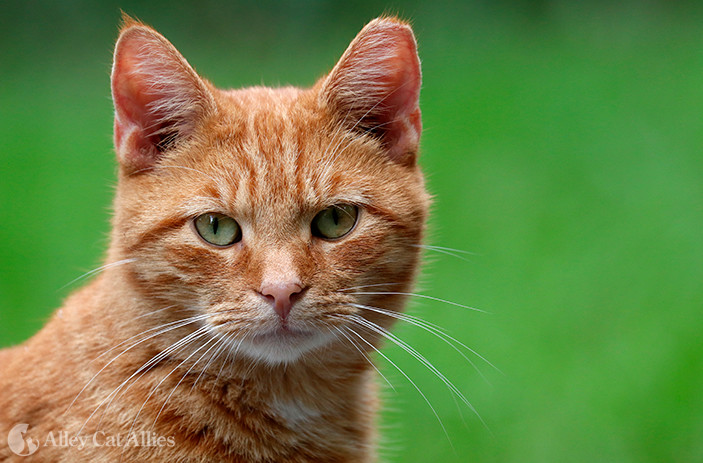
#> input picture image1.jpg, 703 x 463 px
$ python main.py
#> lines starting #> are read from the running program, lines starting #| are printed output that depends on the picture
### image_utils.py
import cv2
import numpy as np

def load_images():
    """Load images or create sample images if not available"""
    # You can replace these paths with your actual image paths
    image_paths = ['image1.jpg', 'image2.jpg', 'image3.jpg']
    images = []

    # Try to load images, if not available, use sample images
    for i, path in enumerate(image_paths):
        try:
            img = cv2.imread(path)
            if img is None:
                raise FileNotFoundError
            img = cv2.cvtColor(img, cv2.COLOR_BGR2RGB)
        except (FileNotFoundError, Exception):
            # Create sample images if files not found
            print(f"Image {path} not found, creating sample image")
            img = create_sample_image(i)

        # Resize for consistency
        img = cv2.resize(img, (512, 512))
        images.append(img)

    return images

# [27 lines left out: function create_sample_image, not called in this run]

### noise_generators.py
import cv2
import numpy as np
from skimage.util import random_noise

def add_compression_noise(image):
    """Add JPEG compression noise to the image"""
    # Define the compression quality (lower = more compression)
    compression_quality = 5

    # Encode and then decode the image with JPEG compression
    encode_param = [int(cv2.IMWRITE_JPEG_QUALITY), compression_quality]
    _, encimg = cv2.imencode('.jpg', image, encode_param)
    compressed_img = cv2.imdecode(encimg, 1)

    # Convert back to RGB if needed
    if len(image.shape) == 3 and image.shape[2] == 3:
        compressed_img = cv2.cvtColor(compressed_img, cv2.COLOR_BGR2RGB)

    return compressed_img

def add_impulse_noise(image):
    """Add impulse noise to the image"""
    # Define the probability of noise (higher = more noise)
    prob = 0.05

    # Create a copy of the image
    noisy_image = image.copy()

    # Generate random positions
    height, width = image.shape[:2]
    num_pixels = int(height * width * prob)

    # Add random bright and dark pixels
    for _ in range(num_pixels):
        # Random position
        x = np.random.randint(0, width)
        y = np.random.randint(0, height)

        # Set value - either black (0) or white (255)
        noise_val = 255 if np.random.random() < 0.5 else 0

        # Apply noise
        if len(image.shape) == 3:  # Color image
            noisy_image[y, x, :] = noise_val
        else:  # Grayscale image
            noisy_image[y, x] = noise_val

    return noisy_image

def add_salt_and_pepper_noise(image):
    """Add salt and pepper noise to the image"""
    # Use skimage's random_noise function to add salt and pepper noise
    noisy_image = random_noise(image, mode='s&p', amount=0.05)
    return (noisy_image * 255).astype(np.uint8)

def apply_noise_based_on_id(images):
    """Apply noise to images based on student ID"""
    # Noise 1: Compression (JPEG)
    # Noise 2: Salt and pepper
    # Noise 3: Impulse

    noisy_images = []
    for i, img in enumerate(images):
        if i == 0:
            noisy_images.append(add_compression_noise(img))
        elif i == 1:
            noisy_images.append(add_salt_and_pepper_noise(img))
        elif i == 2:
            noisy_images.append(add_impulse_noise(img))

    return noisy_images

### visualization.py
import matplotlib.pyplot as plt
import numpy as np

def display_images(original_images, noisy_images, title_prefix=""):
    """Display original and noisy images side by side"""
    fig, axes = plt.subplots(len(original_images), 2, figsize=(12, 6 * len(original_images)))

    # Update noise types order to match the noise application
    noise_types = ["Compression (JPEG)", "Salt and pepper", "Impulse"]

    for i in range(len(original_images)):
        if len(original_images) == 1:
            ax1, ax2 = axes
        else:
            ax1, ax2 = axes[i]

        ax1.imshow(original_images[i])
        ax1.set_title(f"Original Image {i+1}")
        ax1.axis('off')

        ax2.imshow(noisy_images[i])
        ax2.set_title(f"Noisy Image {i+1} ({noise_types[i]})")
        ax2.axis('off')

    plt.tight_layout()
    plt.savefig(f'results/{title_prefix}original_vs_noisy.png')
    plt.show()

def display_filter_results(noisy_images, filter_function, window_sizes, sigmas=None, filter_name=""):
    """Display results of filtering with different parameters"""
    # Update noise types order to match the noise application
    noise_types = ["Compression (JPEG)", "Salt and pepper", "Impulse"]

    # For Mean and Median filters
    if sigmas is None:
        for i, img in enumerate(noisy_images):
            fig, axes = plt.subplots(1, len(window_sizes) + 1, figsize=(15, 5))

            axes[0].imshow(img)
            axes[0].set_title(f"Noisy Image ({noise_types[i]})")
            axes[0].axis('off')

            for j, size in enumerate(window_sizes):
                if filter_name == "median":
                    # Ensure odd size for median
                    if size % 2 == 0:
                        size += 1

                filtered_img = filter_function(img, size)
                axes[j+1].imshow(filtered_img)
                axes[j+1].set_title(f"{filter_name.capitalize()} Filter ({size}x{size})")
                axes[j+1].axis('off')

            plt.tight_layout()
            plt.savefig(f'results/{filter_name}_filter_image{i+1}.png')
            plt.show()

    # For Gaussian filter with multiple sigma values
    else:
        for i, img in enumerate(noisy_images):
            fig, axes = plt.subplots(len(sigmas), len(window_sizes) + 1, figsize=(15, 5 * len(sigmas)))

            for s in range(len(sigmas)):
                axes[s, 0].imshow(img)
                axes[s, 0].set_title(f"Noisy Image ({noise_types[i]})")
                axes[s, 0].axis('off')

                for w in range(len(window_sizes)):
                    sigma = sigmas[s]
                    window_size = window_sizes[w]

                    # Ensure window size is odd for Gaussian blur
                    if window_size % 2 == 0:
                        window_size += 1

                    filtered_img = filter_function(img, window_size, sigma)
                    axes[s, w+1].imshow(filtered_img)
                    axes[s, w+1].set_title(f"Gaussian (size={window_size}, σ={sigma})")
                    axes[s, w+1].axis('off')

            plt.tight_layout()
            plt.savefig(f'results/gaussian_filter_image{i+1}.png')
            plt.show()

def create_comparison_visualizations(original_images, noisy_images, best_filters):
    """Create visual comparison of best filters for each noise type"""
    # Update noise types order to match the noise application
    noise_types = ["Compression (JPEG)", "Salt and pepper", "Impulse"]

    from filters import apply_mean_filter, apply_median_filter, apply_gaussian_filter
    from evaluation import calculate_psnr

    for i, (orig_img, noisy_img) in enumerate(zip(original_images, noisy_images)):
        fig, axes = plt.subplots(1, 4, figsize=(20, 5))

        # Original image
        axes[0].imshow(orig_img)
        axes[0].set_title("Original Image")
        axes[0].axis('off')

        # Noisy image
        axes[1].imshow(noisy_img)
        axes[1].set_title(f"Noisy Image\n({noise_types[i]})")
        axes[1].axis('off')

        # Mean filter (3x3)
        mean_filtered = apply_mean_filter(noisy_img, 3)
        axes[2].imshow(mean_filtered)
        axes[2].set_title(f"Mean Filter (3x3)\nPSNR: {calculate_psnr(orig_img, mean_filtered):.2f}")
        axes[2].axis('off')

        # Best filter for this noise type
        best_filter = best_filters[i]
        if best_filter["type"] == "Mean":
            size = best_filter["params"]["window_size"]
            best_filtered = apply_mean_filter(noisy_img, size)
            title = f"Mean Filter ({size}x{size})"
        elif best_filter["type"] == "Median":
            size = best_filter["params"]["window_size"]
            best_filtered = apply_median_filter(noisy_img, size)
            title = f"Median Filter ({size}x{size})"
        else:  # Gaussian
            size = best_filter["params"]["window_size"]
            sigma = best_filter["params"]["sigma"]
            best_filtered = apply_gaussian_filter(noisy_img, size, sigma)
            title = f"Gaussian Filter ({size}x{size}, σ={sigma})"

        axes[3].imshow(best_filtered)
        axes[3].set_title(f"{title}\nPSNR: {calculate_psnr(orig_img, best_filtered):.2f}")
        axes[3].axis('off')

        plt.tight_layout()
        plt.savefig(f'results/comparison_{noise_types[i].replace(" ", "_").replace("(", "").replace(")", "")}.png')
        plt.show()

### evaluation.py
import cv2
import numpy as np
from skimage.metrics import structural_similarity as ssim

from filters import apply_mean_filter, apply_median_filter, apply_gaussian_filter
from visualization import create_comparison_visualizations

def calculate_psnr(original, filtered):
    """Calculate Peak Signal-to-Noise Ratio"""
    mse = np.mean((original.astype(np.float64) - filtered.astype(np.float64)) ** 2)
    if mse == 0:
        return float('inf')
    max_pixel = 255.0
    psnr = 20 * np.log10(max_pixel / np.sqrt(mse))
    return psnr

def calculate_ssim(original, filtered):
    """Calculate Structural Similarity Index"""
    if len(original.shape) == 3:  # Color image
        # Convert to grayscale for SSIM
        original_gray = cv2.cvtColor(original, cv2.COLOR_RGB2GRAY)
        filtered_gray = cv2.cvtColor(filtered, cv2.COLOR_RGB2GRAY)
        return ssim(original_gray, filtered_gray)
    else:  # Already grayscale
        return ssim(original, filtered)

def compare_filters(original_images, noisy_images):
    """Compare all filters and their parameters"""
    # Define parameters
    mean_sizes = [3, 5]
    median_sizes = [3, 5]
    gaussian_sizes = [3, 5]
    gaussian_sigmas = [0.5, 1.0]

    # Update noise types order to match the noise application
    noise_types = ["Compression (JPEG)", "Salt and pepper", "Impulse"]

    # Prepare table headers
    print("\nFilter Comparison Results:\n")
    print(f"{'Noise Type':<20} {'Filter':<20} {'Parameters':<20} {'PSNR':<10} {'SSIM':<10}")
    print("-" * 80)

    # Compare filters for each image
    for i, (orig_img, noisy_img) in enumerate(zip(original_images, noisy_images)):
        noise_type = noise_types[i]

        # Mean Filter
        for size in mean_sizes:
            filtered = apply_mean_filter(noisy_img, size)
            psnr = calculate_psnr(orig_img, filtered)
            ssim_val = calculate_ssim(orig_img, filtered)
            print(f"{noise_type:<20} {'Mean':<20} {f'Size={size}x{size}':<20} {psnr:<10.2f} {ssim_val:<10.4f}")

        # Median Filter
        for size in median_sizes:
            # Ensure odd size for medianBlur
            if size % 2 == 0:
                size += 1
            filtered = apply_median_filter(noisy_img, size)
            psnr = calculate_psnr(orig_img, filtered)
            ssim_val = calculate_ssim(orig_img, filtered)
            print(f"{noise_type:<20} {'Median':<20} {f'Size={size}x{size}':<20} {psnr:<10.2f} {ssim_val:<10.4f}")

        # Gaussian Filter
        for size in gaussian_sizes:
            # Ensure odd size for GaussianBlur
            if size % 2 == 0:
                size += 1
            for sigma in gaussian_sigmas:
                filtered = apply_gaussian_filter(noisy_img, size, sigma)
                psnr = calculate_psnr(orig_img, filtered)
                ssim_val = calculate_ssim(orig_img, filtered)
                print(f"{noise_type:<20} {'Gaussian':<20} {f'Size={size}x{size}, σ={sigma}':<20} {psnr:<10.2f} {ssim_val:<10.4f}")

    # Define the best filter for each noise type - updated order
    best_filters = [
        # For JPEG Compression Noise
        {"type": "Gaussian", "params": {"window_size": 5, "sigma": 0.5}},
        # For Salt and Pepper Noise (now second)
        {"type": "Median", "params": {"window_size": 3}},
        # For Impulse Noise (now third)
        {"type": "Median", "params": {"window_size": 3}}
    ]

    # Create visual table for report
    create_comparison_visualizations(original_images, noisy_images, best_filters)

def analyze_and_conclude():
    """Analyze and provide conclusions about filter effectiveness"""
    print("\n\nAnalysis and Conclusions:")
    print("-" * 50)

    print("\n1. Analysis by Noise Type:")

    print("\n   a. Compression (JPEG) Noise:")
    print("      - Impact: Adds blocky artifacts and can cause loss of fine details")
    print("      - Best Filter: Gaussian Filter")
    print("      - Reason: Gaussian smoothing helps reduce the blockiness while preserving edges better than mean filtering")

    print("\n   b. Impulse Noise:")
    print("      - Impact: Adds random extreme value pixels (black or white)")
    print("      - Best Filter: Median Filter")
    print("      - Reason: Median filtering is specifically designed to remove outliers without affecting the rest of the image")

    print("\n   c. Salt and Pepper Noise:")
    print("      - Impact: Adds scattered white and black pixels")
    print("      - Best Filter: Median Filter")
    print("      - Reason: Median filtering effectively removes isolated noise pixels without blurring edges")

    print("\n2. Parameter Impact:")
    print("\n   a. Window Size:")
    print("      - Larger windows (5x5) provide more smoothing but can blur details")
    print("      - Smaller windows (3x3) preserve more details but may not fully remove noise")
    print("      - For impulse and salt & pepper noise, 3x3 median filter is often sufficient")
    print("      - For compression noise, larger windows may be needed to smooth out larger artifacts")

    print("\n   b. Sigma (for Gaussian Filter):")
    print("      - Lower sigma values (0.5) preserve more details")
    print("      - Higher sigma values (1.0+) provide more smoothing but increase blurring")
    print("      - For compression noise, a moderate sigma value balances artifact removal and detail preservation")

    print("\n3. General Conclusions:")
    print("\n   a. Filter Selection Guidelines:")
    print("      - Salt and Pepper/Impulse noise: Median filter is almost always the best choice")
    print("      - JPEG Compression noise: Gaussian filter with carefully tuned parameters works best")
    print("      - Mean filter is rarely the optimal choice but is computationally efficient")

    print("\n   b. Real-world Applications:")
    print("      - Digital photography: Combine median and Gaussian filters for mixed noise")
    print("      - Medical imaging: Use median filters for impulse noise and adaptive filters for complex noise")
    print("      - Document scanning: Use specialized filters to enhance text while reducing compression artifacts")

### filters.py
import cv2

def apply_mean_filter(image, window_size):
    """Apply mean filter to image"""
    return cv2.blur(image, (window_size, window_size))

def apply_median_filter(image, window_size):
    """Apply median filter to image
    Note: window_size must be odd in OpenCV's medianBlur
    """
    # Ensure odd size for medianBlur
    if window_size % 2 == 0:
        window_size += 1
    return cv2.medianBlur(image, window_size)

def apply_gaussian_filter(image, window_size, sigma=0):
    """Apply Gaussian filter to image
    Note: window_size must be odd in OpenCV's GaussianBlur
    """
    # Ensure odd size for GaussianBlur
    if window_size % 2 == 0:
        window_size += 1
    return cv2.GaussianBlur(image, (window_size, window_size), sigma)

### main.py
import os
import numpy as np
import matplotlib.pyplot as plt

# Import from our modules
from image_utils import load_images
from noise_generators import apply_noise_based_on_id
from filters import apply_mean_filter, apply_median_filter, apply_gaussian_filter
from visualization import display_images, display_filter_results
from evaluation import compare_filters, analyze_and_conclude

# Create a directory to save results if it doesn't exist
os.makedirs('results', exist_ok=True)

def main():

    # 1. Load Images and Add Noise
    print("\nTask 1: Loading images and adding noise...")
    original_images = load_images()
#> in load_images, img is the input picture: shape (463, 703, 3); mean B, G, R 68.6, 129.3, 105.4
#> in load_images, `img = cv2.resize(img, (512, 512))`:
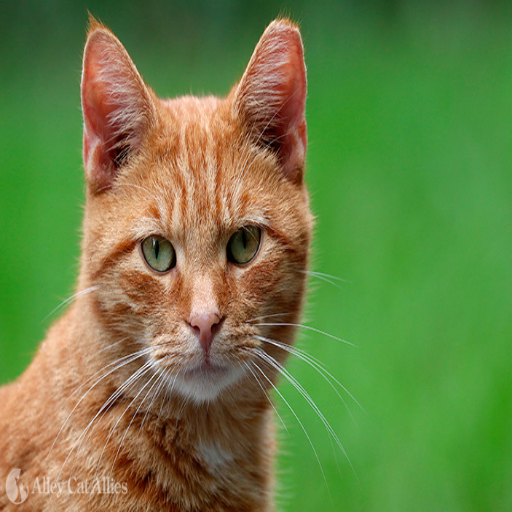
#> img: shape (512, 512, 3); mean R, G, B 105.3, 129.2, 68.5
#> original_images = 3 items
    noisy_images = apply_noise_based_on_id(original_images)
#> in add_compression_noise, `_, encimg = cv2.imencode('.jpg', image, encode_param)`: encimg = 6626 values, max 255 at index 0, min 0 at index 4, mean 93.99
#> in add_compression_noise, `compressed_img = cv2.imdecode(encimg, 1)`:
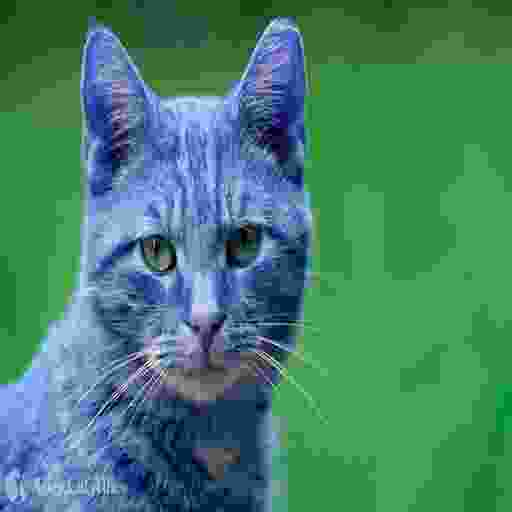
#> compressed_img: shape (512, 512, 3); mean B, G, R 107.7, 129.5, 68.2
#> noisy_images = 3 items
    display_images(original_images, noisy_images, "task1_")
#> the loop in display_images, `for i in range(len(original_images)):` made 3 passes

    # 2. Apply Mean Filter
    print("\nTask 2: Applying mean filter...")
    display_filter_results(noisy_images, apply_mean_filter, [3, 5], filter_name="mean")
#> the loop in display_filter_results, `for i, img in enumerate(noisy_images):` made 3 passes
#> pass 2, in display_filter_results, `plt.savefig(f'results/{filter_name}_filter_image{i+1}.png')`:
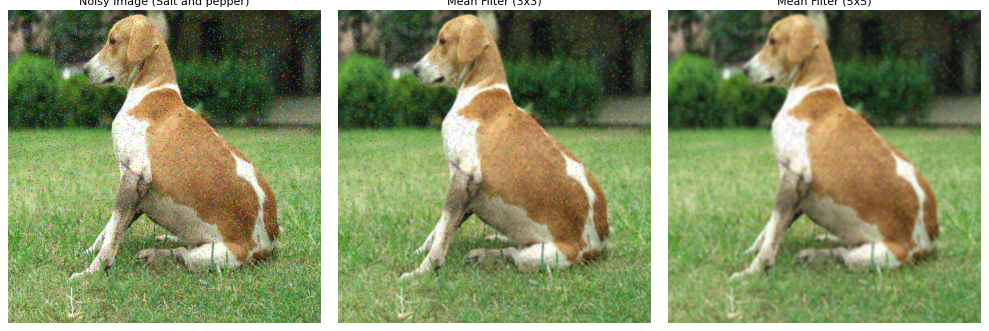
#> figure drawn by matplotlib, 3 panels
#> after the loop in display_filter_results, `for i, img in enumerate(noisy_images):`: size = 5

    # 3. Apply Median Filter
    print("\nTask 3: Applying median filter...")
    display_filter_results(noisy_images, apply_median_filter, [3, 5], filter_name="median")
#> the loop in display_filter_results (call 2), `for i, img in enumerate(noisy_images):` made 3 passes

    # 4. Apply Gaussian Filter
    print("\nTask 4: Applying Gaussian filter...")
    display_filter_results(noisy_images, apply_gaussian_filter, [3, 5],
                          sigmas=[0.5, 1.0], filter_name="gaussian")
#> the loop in display_filter_results (call 3), `for i, img in enumerate(noisy_images):` made 3 passes
#> pass 1, in display_filter_results (call 3), `plt.savefig(f'results/gaussian_filter_image{i+1}.png')`:
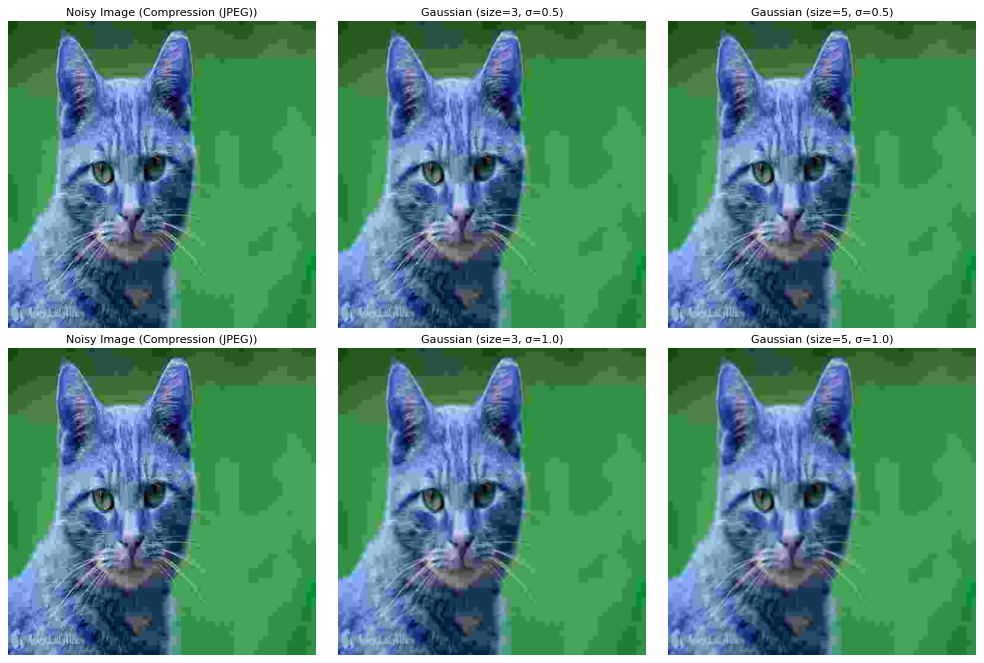
#> figure drawn by matplotlib, 6 panels
#> pass 2, in display_filter_results (call 3), `plt.savefig(f'results/gaussian_filter_image{i+1}.png')`:
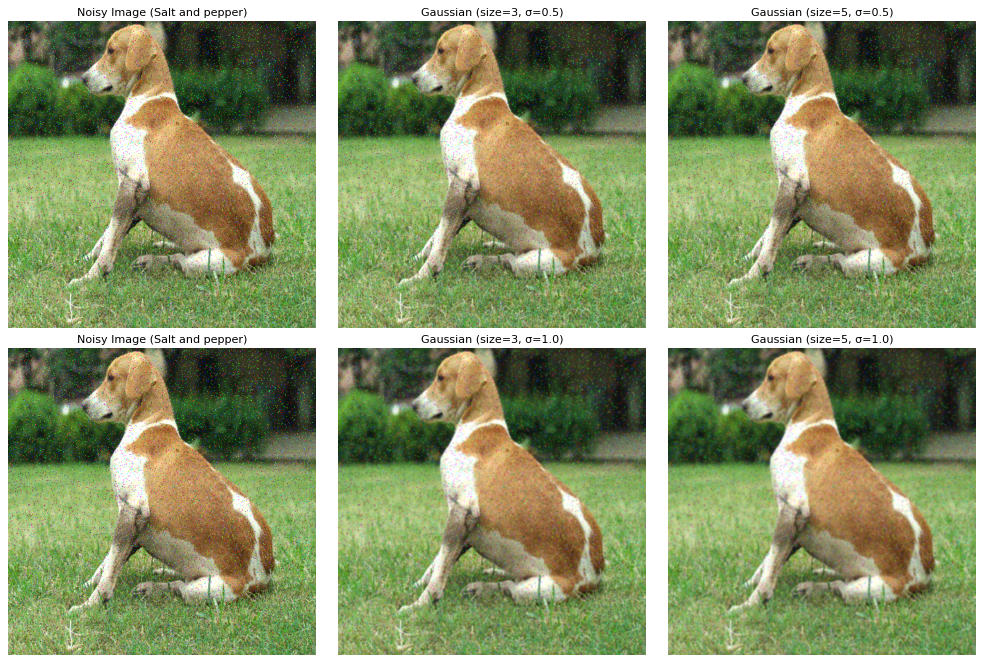
#> figure drawn by matplotlib, 6 panels

    # 5. Compare Filters and Conclude
    print("\nTask 5: Comparing filters and concluding...")
    compare_filters(original_images, noisy_images)
#> the loop in compare_filters, `for i, (orig_img, noisy_img) in enumerate(zip(original_images, noisy_i..` made 3 passes
#> noise_type on passes 1 to 3: 'Compression (JPEG)', 'Salt and pepper', 'Impulse'
#> (printed output is left out)
#> pass 1, in calculate_ssim, `filtered_gray = cv2.cvtColor(filtered, cv2.COLOR_RGB2GRAY)`:
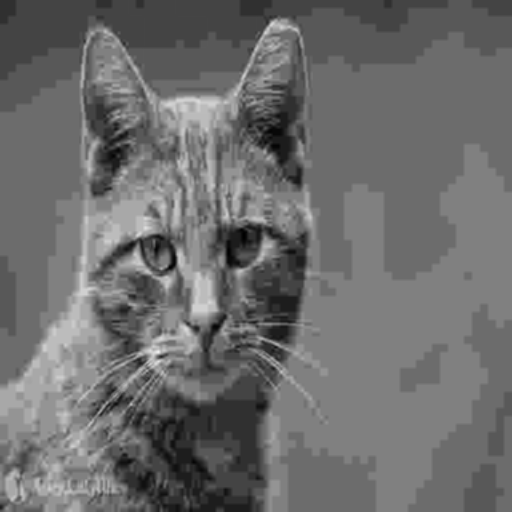
#> filtered_gray: shape (512, 512); min 0, max 239, mean 108.7
#> the loop in create_comparison_visualizations, `for i, (orig_img, noisy_img) in enumerate(zip(original_images, noisy_i..` made 3 passes
#> (size, title) on passes 2 to 3: (3, 'Median Filter (3x3)'), (3, 'Median Filter (3x3)')
#> pass 2, in create_comparison_visualizations, `best_filtered = apply_median_filter(noisy_img, size)`:
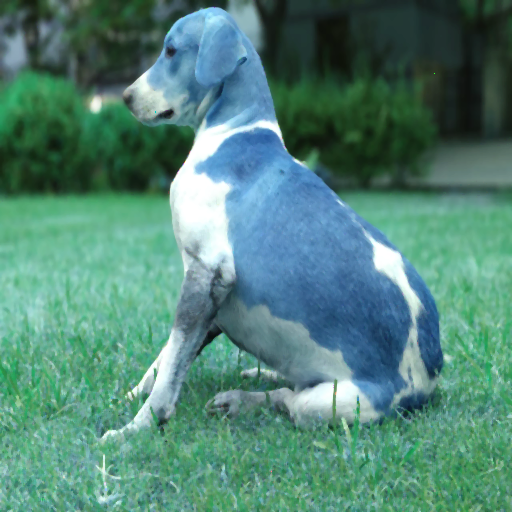
#> best_filtered: shape (512, 512, 3); mean of channels 0, 1, 2 119.4, 131.9, 82; drawn as B, G, R
    analyze_and_conclude()

    print("\nAll tasks completed. Results saved in 'results' folder.")

if __name__ == "__main__":
    main()
